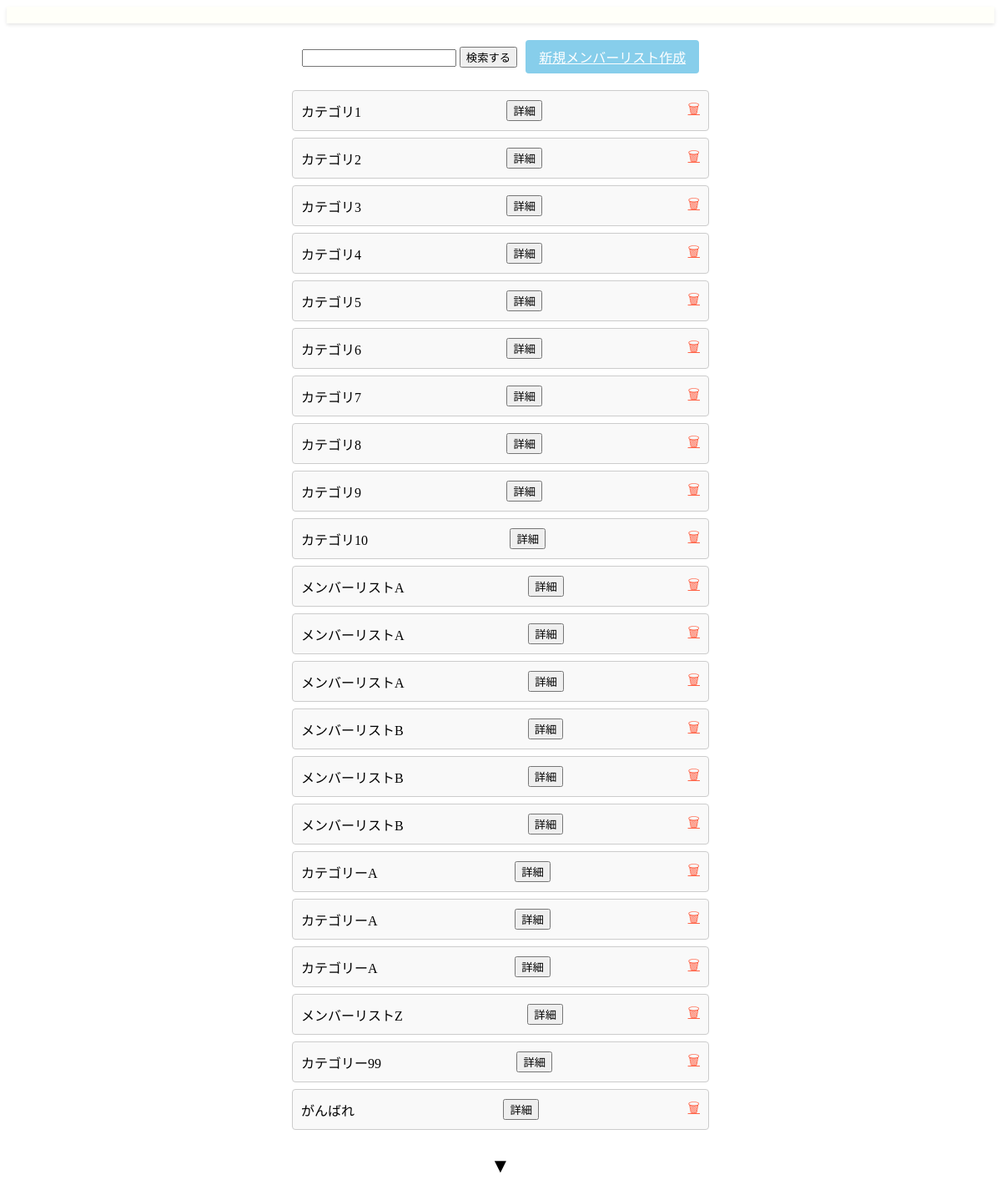
The page /memberlist/ on the database as committed earlier.
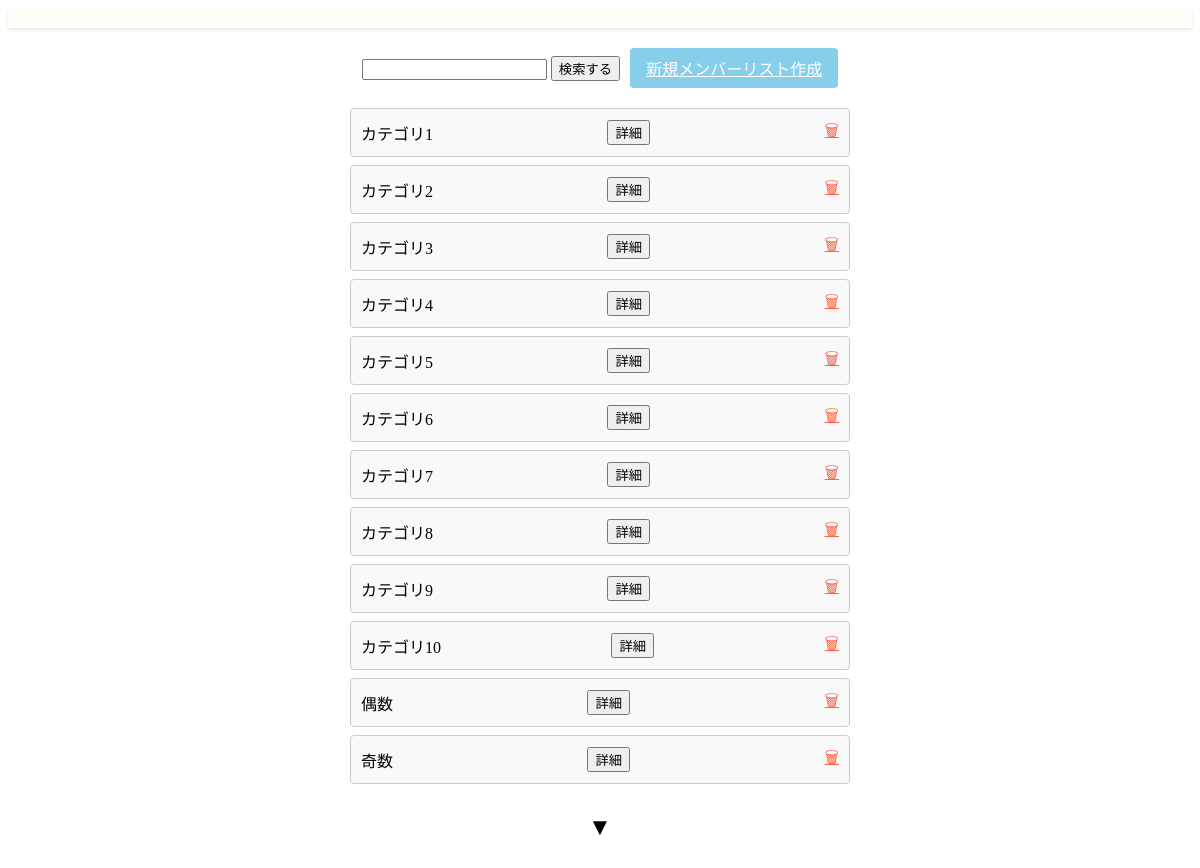
The same page on the database as committed later.
### canri_app/models.py (models this page shows)
class Category(models.Model):
    category_id = models.AutoField(primary_key=True)
    category_name = models.CharField(max_length=255)
    detail = models.TextField(null=True, blank=True)
    creation_date = models.DateTimeField()
    update_date = models.DateTimeField(null=True, blank=True)
    deletion_date = models.DateTimeField(null=True, blank=True)
    deletion_flag = models.BooleanField(default=False)
    class Meta:
        db_table = 'Category'

### canri_app/views.py (the view)
# urls.py: path('memberlist/', views.MemberListView.as_view(), name='memberlist'),
class MemberListView(TemplateView):
    template_name = "memberlist.html"
    def get(self, request, *args, **kwargs):
        categories = Category.objects.all()
        context = {
            "categories": categories  # カテゴリー
        }
        return render(request, self.template_name, context)

### canri_app/templates/memberlist.html (shortened to what this page needs)
{% extends 'base.html' %}
{% load static %}
{% block head %}
<link rel="stylesheet" href="{% static 'css/memberlist.css' %}">
{% endblock %}
{% block content %}
<div class="member-list-container">
    <div class="search-create-bar">
        <form action="" method="get">
        <input name="query" value="{{ request.GET.query }}" type="text" />
        <button type="submit">検索する</button>
        </form>
        <a href="{% url 'canri_app:memberlist_make' %}" class="create-member-btn">新規メンバーリスト作成</a>
    </div>
    {% for category in categories %}
    <div class="member-list">
        <div class="member-item">
            <span>{{ category.category_name }}</span>
            <form method="GET" action="{% url 'canri_app:memberlist_edit' category_id=category.category_id %}">
                <button type="submit" class="btn">詳細</button>
            </form>
            <a href="{% url "canri_app:memberlist_delete" %}" class="delete-btn">&#128465;</a>
        </div>
    </div>
    {% endfor %}
    <div class="pagination">
        <button class="more-btn">&#9660;</button>
    </div>
</div>
{% endblock %}

### canri_app/templates/base.html (shortened to what this page needs)
<!DOCTYPE html>
<html lang="ja">
<head>
    {% load static %}
    <link rel="stylesheet" href="{% static 'css/styles.css' %}">
    {% block head %}{% endblock %}
</head>
<body>
        <header>
            <nav class="navbar">
            </nav>
        </header>
    <main>
        {% block content %}{% endblock %}
    </main>
</body>
</html>

### static/css/styles.css (style rules this page uses)
.navbar { display: flex; justify-content: space-between; align-items: center; background-color: #fffff9; padding: 10px 20px; box-shadow: 0 2px 4px rgba(0, 0, 0, 0.1); }

### static/css/memberlist.css (style rules this page uses)
.member-list-container { padding: 20px; display: flex; flex-direction: column; align-items: center; }
.search-create-bar { display: flex; align-items: center; gap: 10px; margin-bottom: 20px; }
.create-member-btn { padding: 8px 16px; background-color: #87ceeb; color: white; border: none; border-radius: 4px; cursor: pointer; }
.member-list { width: 100%; max-width: 500px; }
.member-item { display: flex; align-items: center; justify-content: space-between; padding: 10px; border: 1px solid #ccc; margin-bottom: 8px; border-radius: 4px; background-color: #f9f9f9; }
.delete-btn { background: none; border: none; color: #ff6347; cursor: pointer; font-size: 16px; }
.pagination { margin-top: 20px; }
.more-btn { background: none; border: none; font-size: 24px; cursor: pointer; }

Rows that differ between the two databases and show on the page:
removed Category: category_name "メンバーリストA"
removed Category: category_name "メンバーリストA"
removed Category: category_name "メンバーリストA"
removed Category: category_name "メンバーリストB"
removed Category: category_name "メンバーリストB"
removed Category: category_name "メンバーリストB"
removed Category: category_name "カテゴリーA"
removed Category: category_name "カテゴリーA"
removed Category: category_name "カテゴリーA"
removed Category: category_name "メンバーリストZ"
removed Category: category_name "カテゴリー99"
removed Category: category_name "がんばれ"
added Category: category_name "偶数"
added Category: category_name "奇数"
